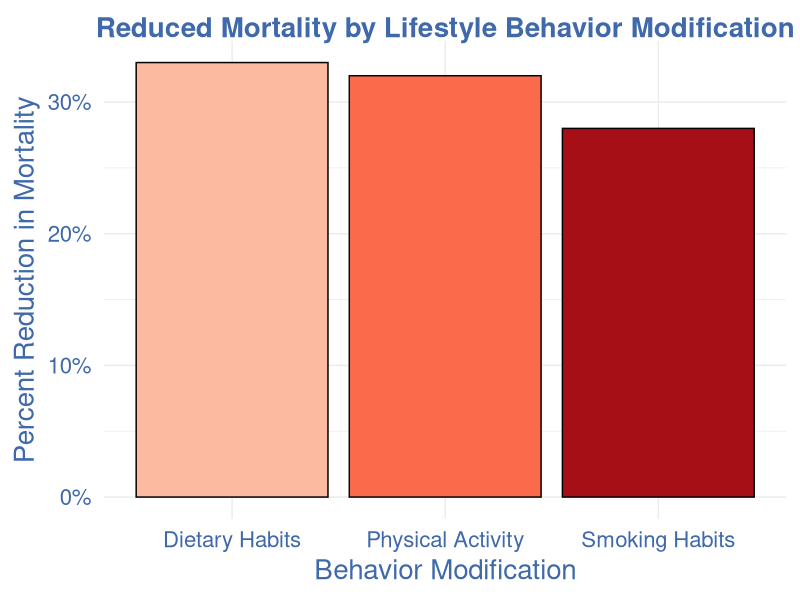

Write the R code that produced this figure.
#Install Packages
list.of.packages <- c("ggplot2", "ggthemes")
new.packages <- list.of.packages[!(list.of.packages %in% installed.packages()[,"Package"])]
if(length(new.packages)) install.packages(new.packages)
lapply(list.of.packages, require, character.only = TRUE)

## theme

# https://material.io/design/color/the-color-system.html#tools-for-picking-colors
pal_heart <- c('#fee5d9','#fcbba1','#fc9272','#fb6a4a','#de2d26','#a50f15')
blue_heart <- "#3F69AA"

############# color pieces!
scale_fill_heart <- function(){
  
  structure(list(
    scale_fill_manual(values=pal_heart)
  ))
}

scale_color_discrete_heart <- function(){
  
  structure(list(
    scale_color_manual(values=pal_heart)
  ))
}

scale_color_continuous_heart <- function(){
  
  structure(list(
    scale_color_gradientn(colours = pal_heart)
  ))
}
##################################

theme_heart <- function(base_size = 20, base_family = "Helvetica",
                        base_line_size = base_size / 42,
                        base_rect_size = base_size / 42) {
  # Starts with theme_bw and remove most parts
  theme_bw(
    base_size = base_size,
    base_family = base_family,
    base_line_size = base_line_size,
    base_rect_size = base_rect_size
  ) %+replace%
    theme(
      axis.ticks      = element_blank(),
      axis.text       = element_text(size = 16,color=blue_heart),
      axis.title = element_text(color = blue_heart),
      legend.background = element_blank(),
      legend.key        = element_blank(),
      legend.title = element_blank(),
      panel.background   = element_blank(),
      panel.border      = element_blank(),
      strip.background  = element_blank(),
      plot.title = element_text(color = blue_heart, face = "bold"),
      plot.background   = element_blank(),
      
      complete = TRUE
    )
}

#Use stringr to modify titles 
library(stringr)
# Set working directory
setwd("~/Documents/GradSchool/MSDS455/git_repos/MSDS455_Charlie/data")
data <- read.table(file="mortality_reduction.csv",sep=",",stringsAsFactors=FALSE,header=TRUE,quote="'")

# Simple bar graph
setwd("~/Documents/GradSchool/MSDS455/git_repos/MSDS455_Charlie/visualizations")
png(file = "slide_11_mortality_reduction.png",width = 1000, height = 1000) 
ggplot_object <- ggplot(data=data,
                        aes(x=Behavior, y=Mortality)) +
  geom_bar(aes(fill = Behavior), color="black",position = "dodge", stat="identity") +
  theme_heart() +
  scale_fill_manual(values=pal_heart[c(2,4,6)]) +
  ggtitle("Reduced Mortality by Lifestyle Behavior Modification") +
  xlab("Behavior Modification") + 
  ylab("Percent Reduction in Mortality") +
  scale_y_continuous(labels = scales::percent_format(accuracy = 1)) +
  theme(legend.position="none")
print(ggplot_object)
dev.off()
